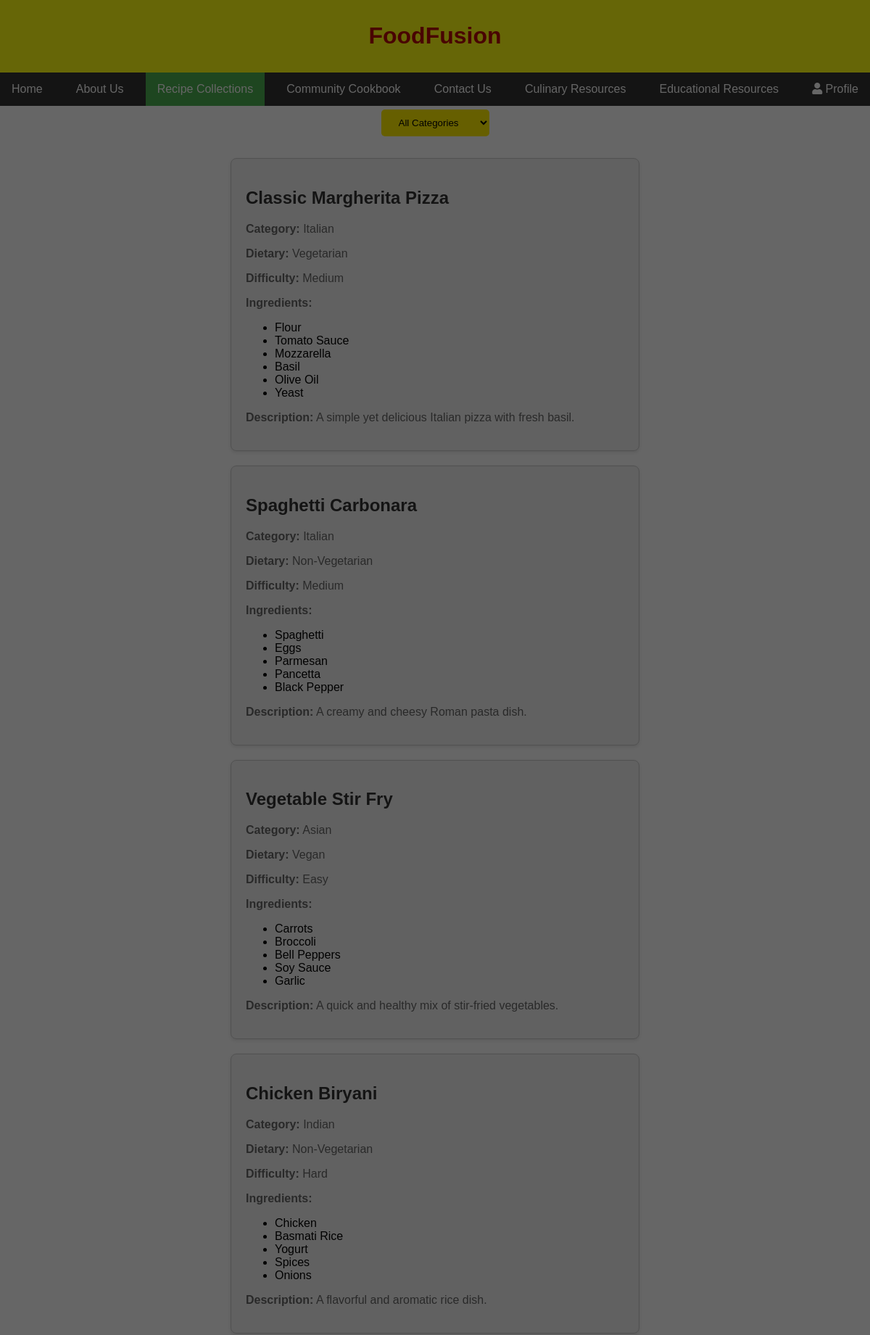
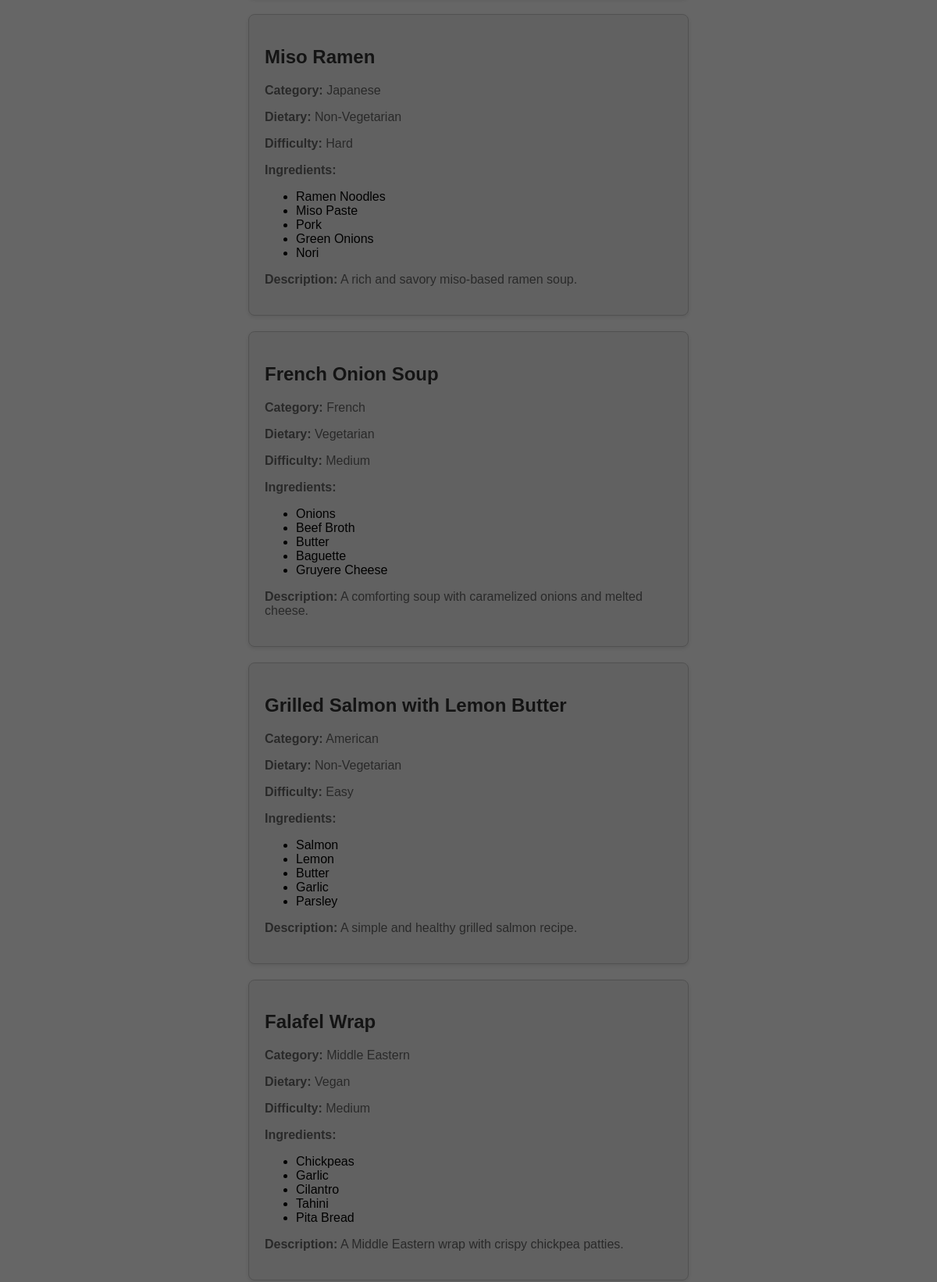
The page /recipecollection.php (signed in, upper part) on the database its author committed (2 pictures, top to bottom).
### tables this page shows
CREATE TABLE `recipes` (
  `recipe_id` int(11) NOT NULL,
  `title` varchar(255) NOT NULL,
  `description` text DEFAULT NULL,
  `categories` varchar(100) DEFAULT NULL,
  `dietary_preferences` varchar(100) DEFAULT NULL,
  `difficulty_level` enum('Easy','Medium','Hard') DEFAULT 'Easy',
  `ingredients` text NOT NULL,
  `created_by` int(11) DEFAULT NULL,
  `created_at` timestamp NOT NULL DEFAULT current_timestamp()
);

### recipecollection.php (the view, shortened to what this page needs)
<?php
$loggedIn = isset($_SESSION['logged_in']) && $_SESSION['logged_in'] === true;
require_once 'db_connect.php';
$selectedCategory = isset($_GET['category']) ? $_GET['category'] : '';
if ($selectedCategory) {
    $stmt = $conn->prepare("SELECT title, description, categories, dietary_preferences, difficulty_level, ingredients FROM recipes WHERE categories = ?");
    $stmt->bind_param("s", $selectedCategory);
} else {
    $stmt = $conn->prepare("SELECT title, description, categories, dietary_preferences, difficulty_level, ingredients FROM recipes");
}
$stmt->execute();
$result = $stmt->get_result();
$recipes = $result->fetch_all(MYSQLI_ASSOC);
?>
<!DOCTYPE html>
<html lang="en">
<head>
    <link rel="stylesheet" href="css/hello.css">
    <link rel="stylesheet" href="css/login.css">
    <link rel="stylesheet" href="https://cdnjs.cloudflare.com/ajax/libs/font-awesome/5.15.4/css/all.min.css">
    <link rel="stylesheet" href="css/recipecollection.css">
</head>
<body>
    <div class="container">
        <div class="headerIcon">
            <h1>FoodFusion</h1>
        </div>
        <div class="mainContent">
            <nav class="navbar">
                <ul class="nav-links" id="nav-links">
                    <li><a href="homepage.php">Home</a></li>
                    <li><a href="aboutus.php">About Us</a></li>
                    <li><a class="active" href="recipecollection.php">Recipe Collections</a></li>
                    <li><a href="communityCookbook.php">Community Cookbook</a></li>
                    <li><a href="contactUs.php">Contact Us</a></li>
                    <li><a href="culinaryResources.php">Culinary Resources</a></li>
                    <li><a href="eduResources.php">Educational Resources</a></li>
                    <li style="float:right"><a href="#" <?php echo !$loggedIn ? 'id="profile-btn"' : 'id="profile-link"'; ?>><i class="fas fa-user"></i> Profile</a></li>
                </ul>
            </nav>
            <div class="container" style="align-items: center; padding-top:5px">
                <div class="dropdown">
                    <select id="category-select" class="dropdown-btn">
                        <option value="">All Categories</option>
                    </select>
                </div>
            </div>
            <div class="recipeContainer" id="recipe-container">
                <?php if (count($recipes) > 0): ?>
                    <?php foreach ($recipes as $row): ?>
                        <div class="recipe">
                            <h2><?php echo htmlspecialchars($row['title']); ?></h2>
                            <p><strong>Category:</strong> <?php echo htmlspecialchars($row['categories']); ?></p>
                            <p><strong>Dietary:</strong> <?php echo htmlspecialchars($row['dietary_preferences']); ?></p>
                            <p><strong>Difficulty:</strong> <?php echo htmlspecialchars($row['difficulty_level']); ?></p>
                            <p><strong>Ingredients:</strong></p>
                            <?php
                                $ingredientsList = explode(',', $row['ingredients']);
                                if (count($ingredientsList) > 0):
                            ?>
                            <ul class="ingredients-list">
                                <?php foreach ($ingredientsList as $ingredient): ?>
                                    <li><?php echo htmlspecialchars(trim($ingredient)); ?></li>
                                <?php endforeach; ?>
                            </ul>
                            <?php endif; ?>
                            <p><strong>Description:</strong> <?php echo htmlspecialchars($row['description']); ?></p>
                        </div>
                    <?php endforeach; ?>
                <?php else: ?>
                    <p>No recipes found.</p>
                <?php endif; ?>
            </div>
        </div>
    </div>
</body>
</html>

### css/hello.css (style rules this page uses)
body, html { height: 100%; margin: 0; }
body { font-family: Arial, sans-serif; }
.container { display: flex; flex-direction: column; min-height: 100%; }
.headerIcon { background-color: #FFFF11; text-align: center; color: #B60707; padding: 10px; position: relative; }
.mainContent { flex-grow: 1; }
.navbar { background-color: #333; overflow: hidden; }
.nav-links { list-style-type: none; margin: 0; padding: 0; display: flex; justify-content: space-between; }
.nav-links li { float: left; }
.nav-links li a { display: block; color: white; text-align: center; padding: 14px 16px; text-decoration: none; }
.nav-links .active { background-color: #4CAF50; }
.recipe { background-color: #f4f4f4; border: 1px solid #ccc; border-radius: 8px; box-shadow: 0 2px 4px rgba(0, 0, 0, 0.1); margin: 10px; padding: 20px; width: 45%; }
.recipe h2 { color: #333; }
.recipe p { color: #666; }
.recipeContainer { display: flex; flex-wrap: wrap; justify-content: space-around; padding: 20px; }
body.cookie-pending { overflow: hidden; }
body.cookie-pending::before { content: ""; position: fixed; top: 0; left: 0; width: 100%; height: 100%; background-color: rgba(0, 0, 0, 0.6); z-index: 999; }

### css/recipecollection.css (style rules this page uses)
.dropdown { position: relative; display: inline-block; }
.dropdown-btn { padding: 10px 20px; background-color: #ffee00; color: rgb(0, 0, 0); border: none; border-radius: 5px; cursor: pointer; }

### rows shown on the page
recipes: title "Classic Margherita Pizza", categories "Italian", dietary_preferences "Vegetarian", difficulty_level "Medium", ingredients "Flour", ingredients "Tomato Sauce", ingredients "Mozzarella", ingredients "Basil", ingredients "Olive Oil", ingredients "Yeast", description "A simple yet delicious Italian pizza with fresh basil."
recipes: title "Spaghetti Carbonara", categories "Italian", dietary_preferences "Non-Vegetarian", difficulty_level "Medium", ingredients "Spaghetti", ingredients "Eggs", ingredients "Parmesan", ingredients "Pancetta", ingredients "Black Pepper", description "A creamy and cheesy Roman pasta dish."
recipes: title "Vegetable Stir Fry", categories "Asian", dietary_preferences "Vegan", difficulty_level "Easy", ingredients "Carrots", ingredients "Broccoli", ingredients "Bell Peppers", ingredients "Soy Sauce", ingredients "Garlic", description "A quick and healthy mix of stir-fried vegetables."
recipes: title "Chicken Biryani", categories "Indian", dietary_preferences "Non-Vegetarian", difficulty_level "Hard", ingredients "Chicken", ingredients "Basmati Rice", ingredients "Yogurt", ingredients "Spices", ingredients "Onions", description "A flavorful and aromatic rice dish."
recipes: title "Miso Ramen", categories "Japanese", dietary_preferences "Non-Vegetarian", difficulty_level "Hard", ingredients "Ramen Noodles", ingredients "Miso Paste", ingredients "Pork", ingredients "Green Onions", ingredients "Nori", description "A rich and savory miso-based ramen soup."
recipes: title "French Onion Soup", categories "French", dietary_preferences "Vegetarian", difficulty_level "Medium", ingredients "Onions", ingredients "Beef Broth", ingredients "Butter", ingredients "Baguette", ingredients "Gruyere Cheese", description "A comforting soup with caramelized onions and melted cheese."
recipes: title "Grilled Salmon with Lemon Butter", categories "American", dietary_preferences "Non-Vegetarian", difficulty_level "Easy", ingredients "Salmon", ingredients "Lemon", ingredients "Butter", ingredients "Garlic", ingredients "Parsley", description "A simple and healthy grilled salmon recipe."
recipes: title "Falafel Wrap", categories "Middle Eastern", dietary_preferences "Vegan", difficulty_level "Medium", ingredients "Chickpeas", ingredients "Garlic", ingredients "Cilantro", ingredients "Tahini", ingredients "Pita Bread", description "A Middle Eastern wrap with crispy chickpea patties."
